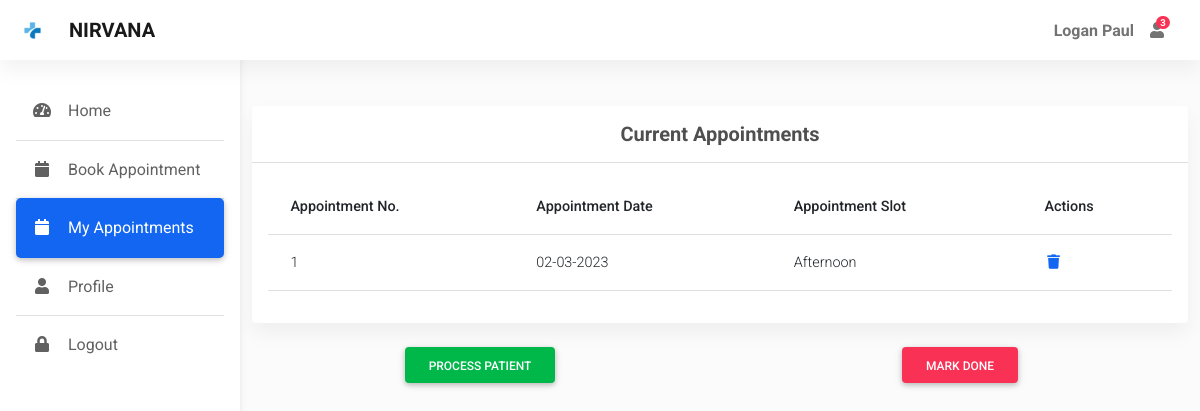
/myappointments/1 (signed in), run on an earlier commit of the app's database.
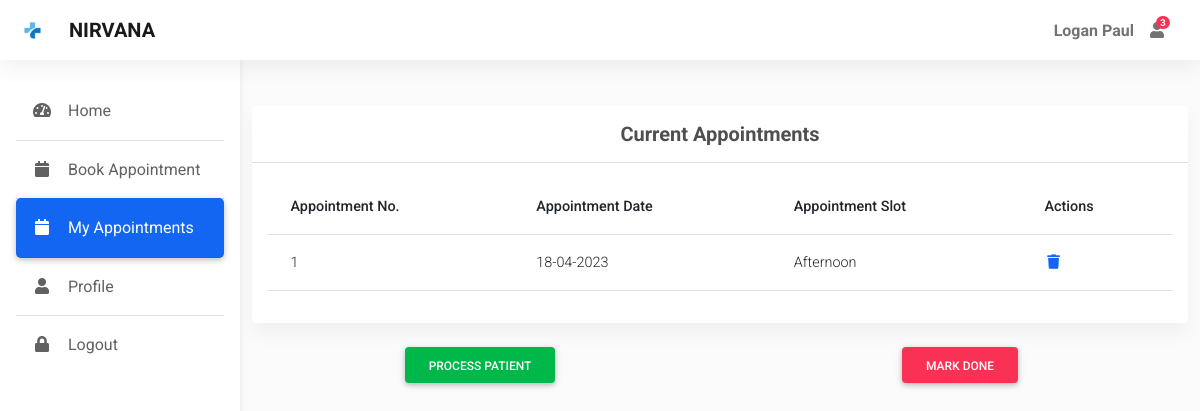
And on a later commit of the database.
### app.py (models this page shows)
class Appointment(db.Model):
    id = db.Column(db.Integer, primary_key=True)
    user_id = db.Column(db.Integer, db.ForeignKey('user.id'), nullable=False)
    slot = db.Column(db.String(50), nullable=False)
    date = db.Column(db.Date, nullable=False)
    status = db.Column(db.Boolean, default=False, nullable=False)

### app.py (the view)
@app.route("/myappointments/<int:id>", methods=['GET','POST'])
@app.route("/myappointments/")
@login_required
def myappointments(id=None):
    check_user = User.query.filter_by(id = current_user.id).first()
    if check_user.is_doctor:
        appointments = db.session.query(Appointment, User).join(User).filter(Appointment.date == date.today()).filter(Appointment.status == False).order_by(db.case({
            'morning': 1,
            'afternoon': 2,
            'evening': 3
        }, value=Appointment.slot)).all()
    else:
        appointments = Appointment.query.filter_by(user_id = current_user.id).all()
    appointment = None
    if id is not None:
        appointment = db.session.query(Appointment, User).join(User).filter(Appointment.id == id).all()
    return render_template("myappointments.html", appointments=appointments, appointment=appointment, id=id)

### app.py (called while the page is built)
@login_manager.user_loader
def load_user(user_id):
    return User.query.get(int(user_id))

def calculate_age(born):
    age = today.year - born.year - ((today.month, today.day) < (born.month, born.day))
    if age <= 0:
        return 1
    else:
        return age

@app.context_processor
def inject_datetime():
    return dict(datetime=datetime)

### templates/myappointments.html (shortened to what this page needs)
{% extends "dashboard.html" %}
{% block main %}
<div class="container pt-5">
  <section class="mb-4">
    <div class="card">
      <div class="card-header text-center py-3">
        <h5 class="mb-0 text-center">
          <strong>Current Appointments</strong>
        </h5>
      </div>
      {% if current_user.is_doctor %}
      <div class="card-body">
        <div class="table-responsive">
          <table class="table table-hover text-nowrap">
            <thead>
              <tr>
                <th scope="col">Appointment No.</th>
                <th scope="col">Patient Name</th>
                <th scope="col">Age</th>
                <th scope="col">DOB</th>
                <th scope="col">Slot</th>
                <th scope="col">Actions</th>
              </tr>
            </thead>
            <tbody>
              {% for appointment in appointments %}
                <tr id="{{ loop.index }}">
                  <td>{{ loop.index }}</td>
                  <td>{{ appointment.User.name }}</td>
                  <td>{{ appointment.User.dob|calculate_age }}</td>
                  <td>{{ appointment.User.dob.strftime('%d-%m-%Y') }}</td>
                  <td>{{ appointment.Appointment.slot.capitalize() }}</td>
                  <td>
                    <a href="/myappointments/{{ appointment.Appointment.id }}"><i class="fas fa-plus fa-fw me-3"></i></a>
                    <span>
                      <a  href="{{ url_for('myappointments') }}"><i class="fas fa-minus fa-fw me-3"></i></a>
                    </span>
                  </td>
                </tr>
              {% endfor %}
            </tbody>
          </table>
        </div>
      </div>
      {% else %}
      <div class="card-body">
        <div class="table-responsive">
          <table class="table table-hover text-nowrap">
            <thead>
              <tr>
                <th scope="col">Appointment No.</th>
                <th scope="col">Appointment Date</th>
                <th scope="col">Appointment Slot</th>
                <th scope="col">Actions</th>
              </tr>
            </thead>
            <tbody>
              {% for appointment in appointments %}
                <tr>
                  <td>{{ loop.index }}</td>
                  <td>{{ appointment.date.strftime('%d-%m-%Y') }}</td>
                  <td>{{ appointment.slot.capitalize() }}</td>
                  <td>
                    <a href="/delete_appointment/{{ appointment.id }}"><i class="fas fa-trash fa-fw me-3"></i></a>
                  </td>
                </tr>
              {% endfor %}
            </tbody>
          </table>
        </div>
      </div>
      {% endif %}
    </div>
  </section>
  {% if appointment %}
  <div class="row align-items-center text-center">
    <div class="col">
      <button type="button" class="btn btn-success" data-mdb-toggle="modal" data-mdb-target="#exampleModal">
        Process Patient
      </button>
    </div>
    <div class="col">
      <a href="/markDone/{{ id }}" type="button" class="btn btn-danger">
        Mark Done
      </a>
    </div>
  </div>
  {% endif %}
</div>
{% endblock %}

What changed in the data, as far as the page shows it:
changed Appointment "Afternoon": date "02-03-2023" → "18-04-2023"
